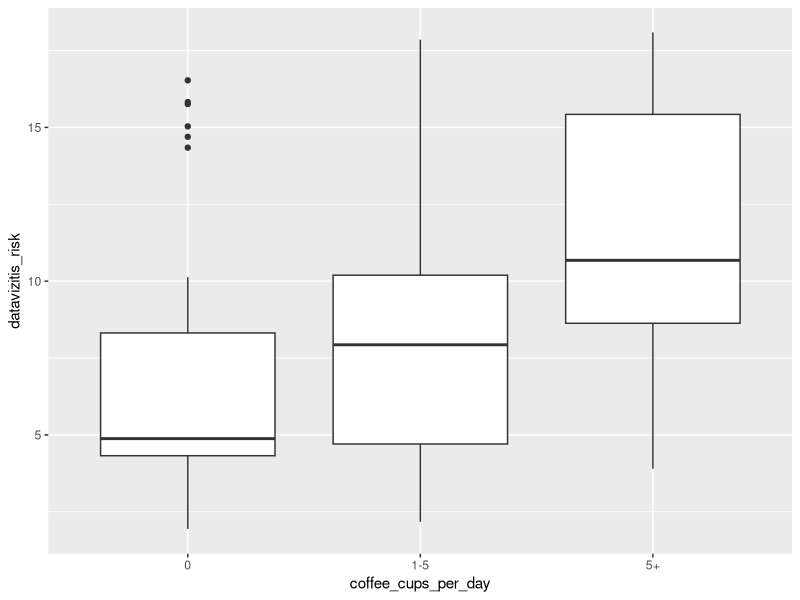
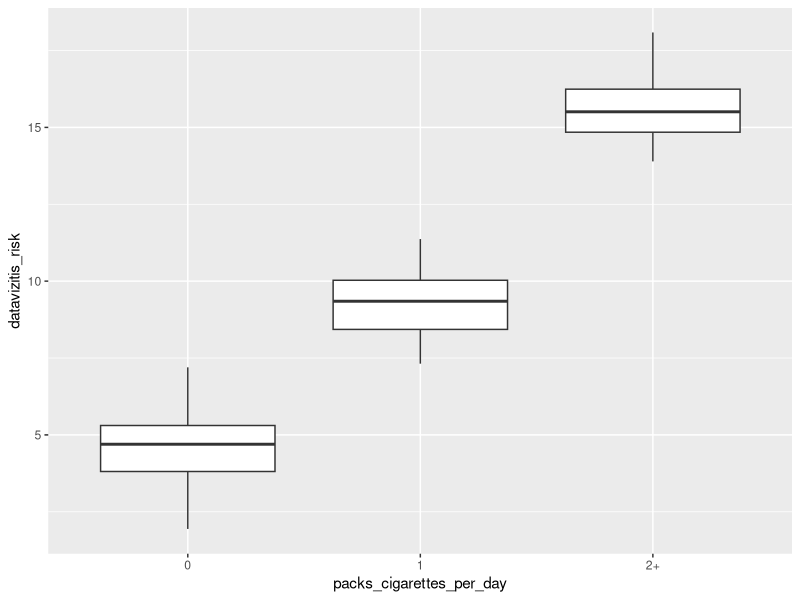
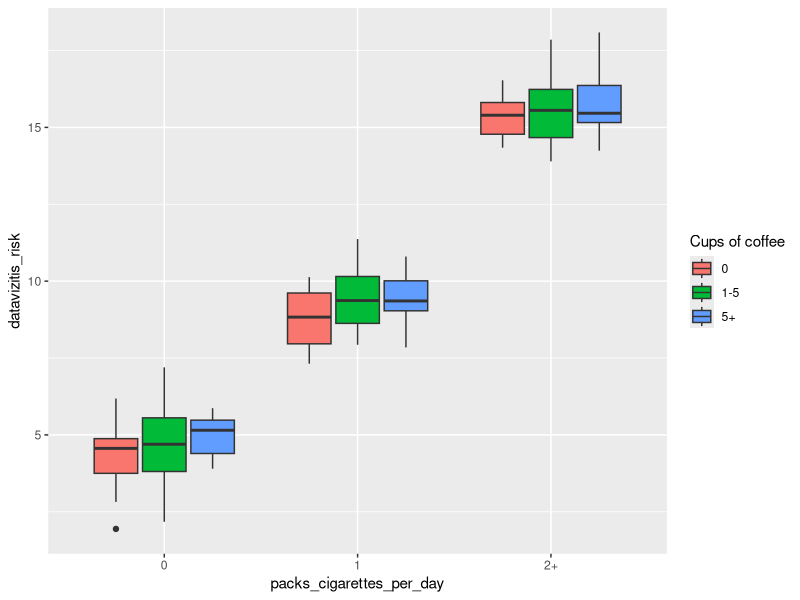
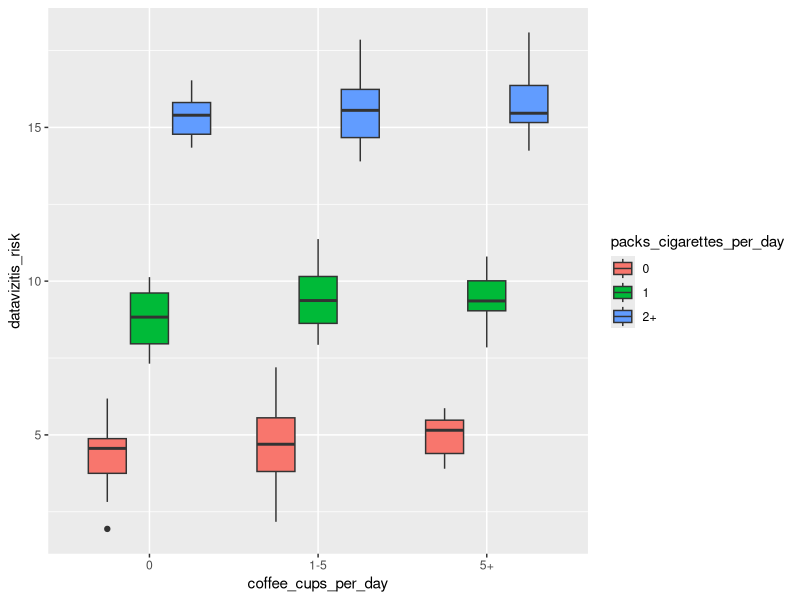
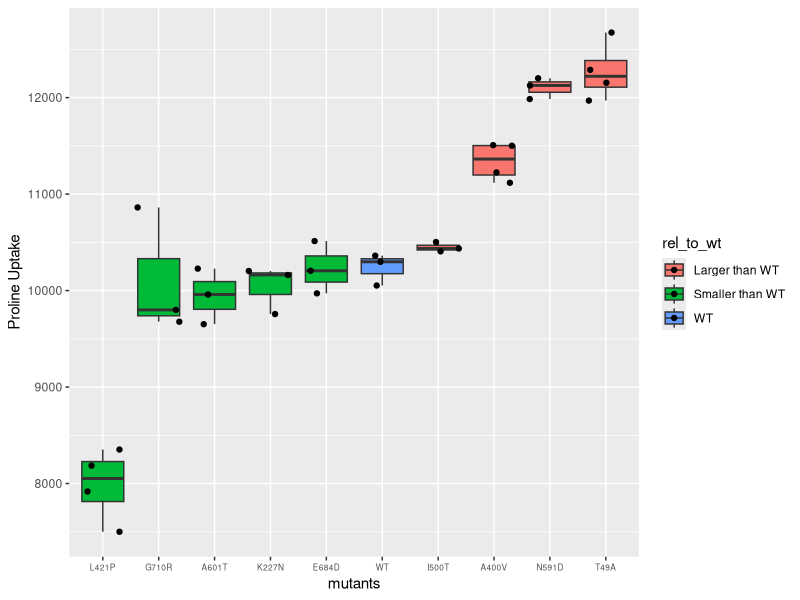

Write the R code that produced these figures, in order.
## ---- chunk 1
library(ggplot2)
library(data.table)
library(magrittr)
library(tidyr)
## ---- chunk 2
coffee_dt <- fread("extdata/coffee_sim.csv")
str(coffee_dt)
summary(coffee_dt)

ggplot(coffee_dt, aes(coffee_cups_per_day, datavizitis_risk))+geom_boxplot()

## ---- chunk 3
ggplot(coffee_dt, aes(packs_cigarettes_per_day, datavizitis_risk))+geom_boxplot()

?aes
ggplot(coffee_dt, aes(packs_cigarettes_per_day, datavizitis_risk, fill = coffee_cups_per_day))+geom_boxplot()+ guides(fill=guide_legend(title = "Cups of coffee"))

ggplot(coffee_dt, aes(coffee_cups_per_day, datavizitis_risk, fill = packs_cigarettes_per_day))+geom_boxplot()+ guides(fill=guide_legend(title = "packs_cigarettes_per_day"))
## ---- chunk 4
# simulate data
dt <- data.table(pro_uptake = c(rnorm(3, 10100, 300), rnorm(4, 12100, 300), rnorm(3, 9850, 300), rnorm(4, 11100, 300),
rnorm(4,8300, 300), rnorm(3,10050, 300), rnorm(3, 12000, 300), rnorm(3, 10020, 300), rnorm(3, 10080, 300), rnorm(3, 10070, 300) ),
mutants = c(rep("WT",3), rep("T49A",4), rep("K227N",3), rep("A400V",4), rep("L421P",4), rep("I500T",3), rep("N591D",3), rep("A601T",3), rep("E684D",3), rep("G710R",3) ) )

dt


# sort by median
dt[, median_per_mut := median(pro_uptake), by = mutants]
dt
wt_med = unique(dt[mutants == "WT", median_per_mut])
wt_med
dt[, mutants:= factor(mutants, levels=unique(dt[order(median_per_mut), mutants]))]
# assign color by relation to WT
dt[, rel_to_wt := ifelse(median_per_mut < wt_med, "Smaller than WT", "Larger than WT"), by = mutants]
dt[mutants == "WT", rel_to_wt := "WT"]
p <- ggplot(dt, aes(mutants, pro_uptake, fill = rel_to_wt)) + geom_boxplot() +
geom_jitter(width = 0.4) +
labs(y = "Proline Uptake") +
theme(axis.text.x = element_text(size=6))
# ggplotly(p)
p
